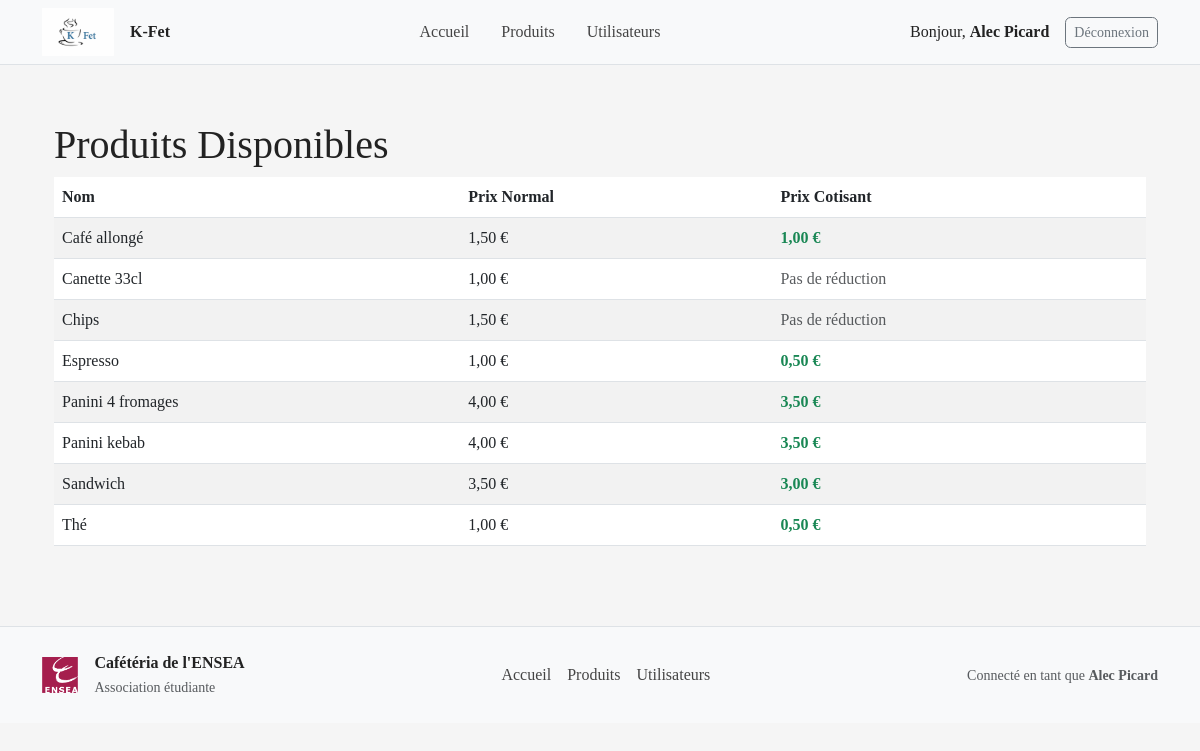
Screenshot of /products/ (signed in) with the database file from the repository.
### cafeteria_app/models.py (models this page shows, shortened)
class Product(models.Model):
    name = models.CharField(max_length=255, unique=True)
    price = models.FloatField(validators=[MinValueValidator(0)])
    available = models.BooleanField(default=True)
    has_subscriber_discount = models.BooleanField(
        default=False,
        help_text="Appliquer une réduction de 0.50€ pour les étudiants cotisants"
    )
    @property
    def subscriber_price(self):
        if self.has_subscriber_discount:
            return max(0, self.price - 0.50)
        return self.price
    class Meta:
        ordering = ['name']

### cafeteria_app/views.py (the view)
# urls.py: path('products/', views.product_list, name='product_list'),
@login_required
def product_list(request):
    products = Product.objects.filter(available=True).order_by('name')
    return render(request, 'product_list.html', {'products': products})

### cafeteria_app/templates/product_list.html (shortened to what this page needs)
{% extends 'base.html' %}
{% block content %}
    <div class="container mt-3">
        <h1>Produits Disponibles</h1>
        <table class="table table-striped">
            <thead>
                <tr>
                    <th>Nom</th>
                    <th>Prix Normal</th>
                    <th>Prix Cotisant</th>
                </tr>
            </thead>
            <tbody>
                {% for product in products %}
                    <tr>
                        <td>{{ product.name }}</td>
                        <td>{{ product.price|floatformat:2 }} €</td>
                        <td>
                            {% if product.has_subscriber_discount %}
                                <strong class="text-success">{{ product.subscriber_price|floatformat:2 }} €</strong>
                            {% else %}
                                <span class="text-muted">Pas de réduction</span>
                            {% endif %}
                        </td>
                    </tr>
                {% empty %}
                    <tr><td colspan="3">Aucun produit disponible.</td></tr>
                {% endfor %}
            </tbody>
        </table>
    </div>
{% endblock %}

### cafeteria_app/templates/base.html (shortened to what this page needs)
<!DOCTYPE html>
{% load static %}
<html lang="fr">
<head>
    <link href="https://cdn.jsdelivr.net/npm/bootstrap@5.3.0/dist/css/bootstrap.min.css" rel="stylesheet">
    <link href="{% static 'css/style.css' %}" rel="stylesheet">
</head>
<body>
    <header class="bg-light border-bottom">
        <div class="container d-flex align-items-center justify-content-between py-2">
            <div class="d-flex align-items-center">
                <a href="{% url 'cafeteria_app:home' %}" class="d-inline-block me-3">
                    <img src="{% static 'img/logoKfet.jpeg' %}" alt="Logo" height="48">
                </a>
                <a class="navbar-brand mb-0 h4" href="{% url 'cafeteria_app:home' %}">K-Fet</a>
            </div>
            <nav>
                <ul class="nav">
                    <li class="nav-item"><a class="nav-link" href="{% url 'cafeteria_app:home' %}">Accueil</a></li>
                    <li class="nav-item"><a class="nav-link" href="{% url 'cafeteria_app:product_list' %}">Produits</a></li>
                    <li class="nav-item"><a class="nav-link" href="{% url 'cafeteria_app:user_list' %}">Utilisateurs</a></li>
                </ul>
            </nav>
            <div>
                {% if user.is_authenticated %}
                    <div class="d-flex align-items-center">
                        <span class="me-3">Bonjour, <strong>{{ user.get_full_name|default:user.username }}</strong></span>
                        <a class="btn btn-outline-secondary btn-sm" href="{% url 'cas_ng_logout' %}">Déconnexion</a>
                    </div>
                {% else %}
                    <a class="btn btn-primary btn-sm" href="{% url 'cas_ng_login' %}">Connexion</a>
                {% endif %}
            </div>
        </div>
    </header>
    <main class="container mt-4">
        {% block content %}{% endblock %}
    </main>
    <footer class="bg-light border-top mt-5">
        <div class="container py-4 d-flex flex-column flex-md-row align-items-center justify-content-between">
            <div class="d-flex align-items-center mb-2 mb-md-0">
                <a href="{% url 'cafeteria_app:home' %}" class="me-3">
                    <img src="{% static 'img/logoENSEA.png' %}" alt="Logo" height="36">
                </a>
                <div>
                    <div class="fw-bold">Cafétéria de l'ENSEA</div>
                    <small class="text-muted">Association étudiante</small>
                </div>
            </div>
            <div class="mb-2 mb-md-0">
                <ul class="nav">
                    <li class="nav-item"><a class="nav-link px-2" href="{% url 'cafeteria_app:home' %}">Accueil</a></li>
                    <li class="nav-item"><a class="nav-link px-2" href="{% url 'cafeteria_app:product_list' %}">Produits</a></li>
                    <li class="nav-item"><a class="nav-link px-2" href="{% url 'cafeteria_app:user_list' %}">Utilisateurs</a></li>
                </ul>
            </div>
            <div>
                {% if user.is_authenticated %}
                    <small class="text-muted">Connecté en tant que <strong>{{ user.get_full_name|default:user.username }}</strong></small>
                {% else %}
                    <small class="text-muted">&copy; {% now "Y" %} Cafétéria</small>
                {% endif %}
            </div>
        </div>
    </footer>
</body>
</html>

### cafeteria_app/static/css/style.css (style rules this page uses)
body { font-family: Georgia, "Times New Roman", Times, serif; background: #f5f5f5; color: #222; }
.navbar-brand { font-weight: 600; color: #222; }
.nav-link { color: #444; }
.container.mt-4 { padding-top: 1rem; padding-bottom: 1rem; }
.btn-primary, .btn-outline-dark, .btn-outline-secondary { border-radius: 0.35rem; }
footer, header { background: #fff !important; }

### rows the page displays
Product: name "Café allongé", price "1,50", subscriber_price "1,00"
Product: name "Canette 33cl", price "1,00", has_subscriber_discount "Pas de réduction"
Product: name "Chips", price "1,50", has_subscriber_discount "Pas de réduction"
Product: name "Espresso", price "1,00", subscriber_price "0,50"
Product: name "Panini 4 fromages", price "4,00", subscriber_price "3,50"
Product: name "Panini kebab", price "4,00", subscriber_price "3,50"
Product: name "Sandwich", price "3,50", subscriber_price "3,00"
Product: name "Thé", price "1,00", subscriber_price "0,50"

### other values shown
{{ user.get_full_name|default:user.username }} "Alec Picard"
